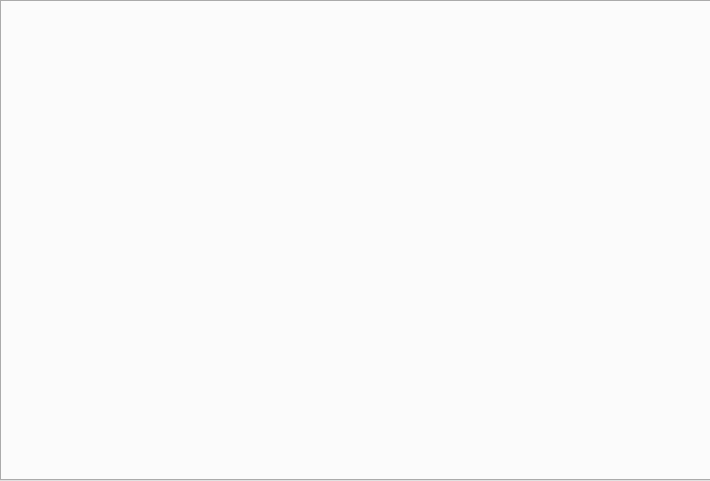
<?xml version="1.0" encoding="UTF-8"?>
<ui version="4.0">
 <class>MainWindow</class>
 <widget class="QMainWindow" name="MainWindow">
  <property name="geometry">
   <rect>
    <x>0</x>
    <y>0</y>
    <width>710</width>
    <height>481</height>
   </rect>
  </property>
  <property name="windowTitle">
   <string>MainWindow</string>
  </property>
  <widget class="QWidget" name="centralwidget">
   <widget class="QTabWidget" name="tabWidget">
    <property name="geometry">
     <rect>
      <x>0</x>
      <y>0</y>
      <width>711</width>
      <height>481</height>
     </rect>
    </property>
    <property name="currentIndex">
     <number>0</number>
    </property>
   </widget>
  </widget>
 </widget>
 <resources/>
 <connections/>
</ui>
